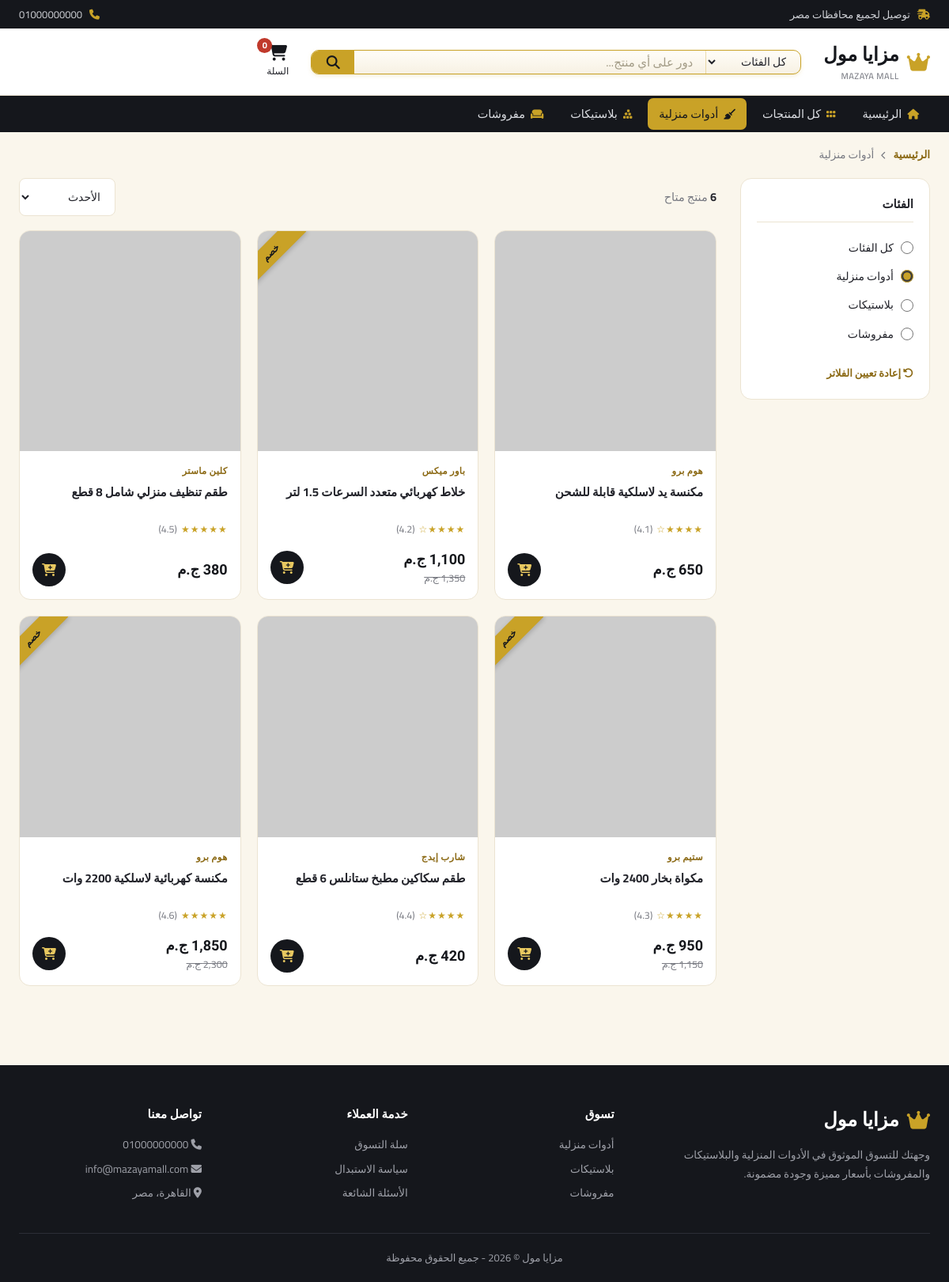
The app's page /products.php?category=household with its own data.
### tables this page shows
CREATE TABLE IF NOT EXISTS `categories` (
    `id` INT AUTO_INCREMENT PRIMARY KEY,
    `name` VARCHAR(100) NOT NULL,
    `slug` VARCHAR(50) NOT NULL UNIQUE,
    `cover` VARCHAR(500) NOT NULL,
    `description` VARCHAR(255),
    `created_at` TIMESTAMP DEFAULT CURRENT_TIMESTAMP,
    INDEX `idx_slug` (`slug`)
);

CREATE TABLE IF NOT EXISTS `products` (
    `id` INT AUTO_INCREMENT PRIMARY KEY,
    `category_id` INT NOT NULL,
    `name` VARCHAR(255) NOT NULL,
    `price` DECIMAL(10,2) NOT NULL,
    `old_price` DECIMAL(10,2) DEFAULT NULL,
    `brand` VARCHAR(100) NOT NULL,
    `image` VARCHAR(500) NOT NULL,
    `description` TEXT,
    `rating` DECIMAL(2,1) DEFAULT 4.5,
    `stock` INT DEFAULT 50,
    `created_at` TIMESTAMP DEFAULT CURRENT_TIMESTAMP,
    FOREIGN KEY (`category_id`) REFERENCES `categories`(`id`) ON DELETE CASCADE,
    INDEX `idx_category` (`category_id`),
    INDEX `idx_name` (`name`)
);

### config/helpers.php (called while the page is built, shortened)
<?php
function category_icon($slug){
    $icons = [
        'household' => 'fa-solid fa-broom',
        'plastics'  => 'fa-solid fa-cubes-stacked',
        'furnishings' => 'fa-solid fa-couch',
    ];
    return $icons[$slug] ?? 'fa-solid fa-tag';
}
function format_price($price){
    return number_format($price, 0, '', ',') . ' ج.م';
}
function star_rating($rating){
    $rating = round($rating);
    $html = '';
    for($i = 1; $i <= 5; $i++){
        $html .= $i <= $rating ? '★' : '☆';
    }
    return $html;
}
function get_product_image($image){
    if (filter_var($image, FILTER_VALIDATE_URL)) {
        return $image;
    }
    return 'uploads/' . $image;
}
?>

### products.php (the view, shortened to what this page needs)
<?php
include 'config/db.php';
include 'config/helpers.php';
$categories = $conn->query("SELECT * FROM categories ORDER BY id ASC")->fetch_all(MYSQLI_ASSOC);
$q = trim($_GET['q'] ?? '');
$category = trim($_GET['category'] ?? '');
$sort = trim($_GET['sort'] ?? 'newest');
$where = [];
$params = [];
$types = '';
$current_cat = null;
if($category !== ''){
    foreach($categories as $c){ if($c['slug'] === $category) $current_cat = $c; }
    if($current_cat){
        $where[] = "p.category_id = ?";
        $params[] = $current_cat['id'];
        $types .= 'i';
    }
}
$order_by = "p.id DESC";
$sql = "SELECT p.*, c.slug as cat_slug, c.name as cat_name FROM products p JOIN categories c ON p.category_id = c.id";
if($where) $sql .= " WHERE " . implode(' AND ', $where);
$sql .= " ORDER BY $order_by";
$stmt = $conn->prepare($sql);
if($params) $stmt->bind_param($types, ...$params);
$stmt->execute();
$products = $stmt->get_result()->fetch_all(MYSQLI_ASSOC);
$active_page = 'products';
$page_title = $current_cat ? $current_cat['name'] : ($q !== '' ? 'نتائج البحث عن "' . $q . '"' : 'كل المنتجات');
?>
<!DOCTYPE html>
<html lang="ar" dir="rtl">
<head>
    <link rel="stylesheet" href="assets/css/style.css">
    <link rel="stylesheet" href="https://cdnjs.cloudflare.com/ajax/libs/font-awesome/6.4.0/css/all.min.css">
</head>
<body>
    <?php include 'includes/header.php'; ?>
    <div class="container">
        <div class="breadcrumb">
            <a href="index.php">الرئيسية</a> <i class="fa-solid fa-chevron-left"></i> <?php echo htmlspecialchars($page_title); ?>
        </div>
    </div>
    <div class="container">
        <div class="catalog-layout">
            <aside class="filters-box">
                <h4>الفئات</h4>
                <div class="filter-group">
                    <label>
                        <input type="radio" name="cat_filter" onclick="location.href='products.php<?php echo $q ? '?q='.urlencode($q) : ''; ?>'" <?php echo $category==='' ? 'checked':''; ?>>
                        كل الفئات
                    </label>
                    <?php foreach($categories as $cat): ?>
                    <label>
                        <input type="radio" name="cat_filter" onclick="location.href='products.php?category=<?php echo $cat['slug']; ?><?php echo $q ? '&q='.urlencode($q) : ''; ?>'" <?php echo $category===$cat['slug'] ? 'checked':''; ?>>
                        <?php echo htmlspecialchars($cat['name']); ?>
                    </label>
                    <?php endforeach; ?>
                </div>
                <?php if($q !== '' || $category !== ''): ?>
                <a href="products.php" class="filter-clear"><i class="fa-solid fa-rotate-left"></i> إعادة تعيين الفلاتر</a>
                <?php endif; ?>
            </aside>
            <div>
                <div class="catalog-toolbar">
                    <span class="results-count"><b><?php echo count($products); ?></b> منتج متاح</span>
                    <form method="get" onchange="this.submit()">
                        <select name="sort" class="sort-select">
                            <option value="newest" <?php echo $sort==='newest'?'selected':''; ?>>الأحدث</option>
                        </select>
                    </form>
                </div>
                <?php if(empty($products)): ?>
                <div class="empty-state">
                    <i class="fa-solid fa-magnifying-glass"></i>
                    <p>لم نجد منتجات مطابقة</p>
                    <span>حاول تغيير كلمة البحث أو الفئة</span>
                    <a href="products.php" class="btn-gold">عرض كل المنتجات</a>
                </div>
                <?php else: ?>
                <div class="catalog-grid">
                    <?php foreach($products as $product): ?>
                    <div class="product-card">
                        <?php if($product['old_price']): ?><div class="ribbon">خصم</div><?php endif; ?>
                        <a href="product.php?id=<?php echo $product['id']; ?>" class="product-image">
                            <img src="<?php echo htmlspecialchars(get_product_image($product['image'])); ?>" alt="<?php echo htmlspecialchars($product['name']); ?>" onerror="this.src='assets/images/placeholder.png'">
                        </a>
                        <div class="product-info">
                            <span class="product-brand"><?php echo htmlspecialchars($product['brand']); ?></span>
                            <a href="product.php?id=<?php echo $product['id']; ?>"><h3><?php echo htmlspecialchars($product['name']); ?></h3></a>
                            <div class="product-rating"><span class="stars"><?php echo star_rating($product['rating']); ?></span> (<?php echo $product['rating']; ?>)</div>
                            <div class="product-footer">
                                <div class="price-block">
                                    <span class="product-price"><?php echo format_price($product['price']); ?></span>
                                    <?php if($product['old_price']): ?><span class="product-price-old"><?php echo format_price($product['old_price']); ?></span><?php endif; ?>
                                </div>
                                <button class="btn-add-cart" onclick="addToCart(<?php echo $product['id']; ?>, '<?php echo addslashes($product['name']); ?>', <?php echo $product['price']; ?>, '<?php echo addslashes(get_product_image($product['image'])); ?>')">
                                    <i class="fa-solid fa-cart-plus"></i>
                                </button>
                            </div>
                        </div>
                    </div>
                    <?php endforeach; ?>
                </div>
                <?php endif; ?>
            </div>
        </div>
    </div>
    <?php include 'includes/footer.php'; ?>
</body>
</html>

### includes/header.php (shortened to what this page needs)
<?php
$categories = $categories ?? [];
?>
<div class="topbar">
    <div class="container">
        <span><i class="fa-solid fa-truck-fast"></i> توصيل لجميع محافظات مصر</span>
        <div class="topbar-links">
            <a href="tel:01000000000"><i class="fa-solid fa-phone"></i> 01000000000</a>
        </div>
    </div>
</div>
<header class="header">
    <div class="container">
        <a href="index.php" class="logo">
            <i class="fas fa-crown"></i>
            <span>مزايا مول<small>MAZAYA MALL</small></span>
        </a>
        <form class="search-card" action="products.php" method="get">
            <select name="category">
                <option value="">كل الفئات</option>
            </select>
            <input type="text" name="q" placeholder="دور على أي منتج..." value="<?php echo htmlspecialchars($_GET['q'] ?? ''); ?>">
            <button type="submit"><i class="fa-solid fa-magnifying-glass"></i></button>
        </form>
        <div class="header-actions">
            <a href="cart.php">
                <i class="fa-solid fa-cart-shopping"></i>
                السلة
                <span class="cart-count" id="cartCount">0</span>
            </a>
        </div>
    </div>
</header>
<nav class="catnav">
    <div class="container">
        <a href="index.php" class="<?php echo ($active_page ?? '') === 'home' ? 'active' : ''; ?>"><i class="fa-solid fa-house"></i> الرئيسية</a>
        <a href="products.php" class="<?php echo (($active_page ?? '') === 'products' && empty($_GET['category'])) ? 'active' : ''; ?>"><i class="fa-solid fa-grip"></i> كل المنتجات</a>
        <?php foreach($categories as $cat): ?>
        <a href="products.php?category=<?php echo $cat['slug']; ?>" class="<?php echo (($_GET['category'] ?? '') === $cat['slug']) ? 'active' : ''; ?>">
            <i class="<?php echo category_icon($cat['slug']); ?>"></i> <?php echo htmlspecialchars($cat['name']); ?>
        </a>
        <?php endforeach; ?>
    </div>
</nav>

### records on screen
categories: name "أدوات منزلية", slug "☑ أدوات منزلية"
categories: name "بلاستيكات", slug "☐ بلاستيكات"
categories: name "مفروشات", slug "☐ مفروشات"
products: brand "هوم برو", name "مكنسة يد لاسلكية قابلة للشحن", rating "★★★★☆", rating "4.1", price "650 ج.م"
products: shows "خصم", brand "باور ميكس", name "خلاط كهربائي متعدد السرعات 1.5 لتر", rating "★★★★☆", rating "4.2", price "1,100 ج.م", old_price "1,350 ج.م"
products: brand "كلين ماستر", name "طقم تنظيف منزلي شامل 8 قطع", rating "★★★★★", rating "4.5", price "380 ج.م"
products: shows "خصم", brand "ستيم برو", name "مكواة بخار 2400 وات", rating "★★★★☆", rating "4.3", price "950 ج.م", old_price "1,150 ج.م"
products: brand "شارب إيدج", name "طقم سكاكين مطبخ ستانلس 6 قطع", rating "★★★★☆", rating "4.4", price "420 ج.م"
products: shows "خصم", brand "هوم برو", name "مكنسة كهربائية لاسلكية 2200 وات", rating "★★★★★", rating "4.6", price "1,850 ج.م", old_price "2,300 ج.م"

### other values on screen
count($products) "6"
